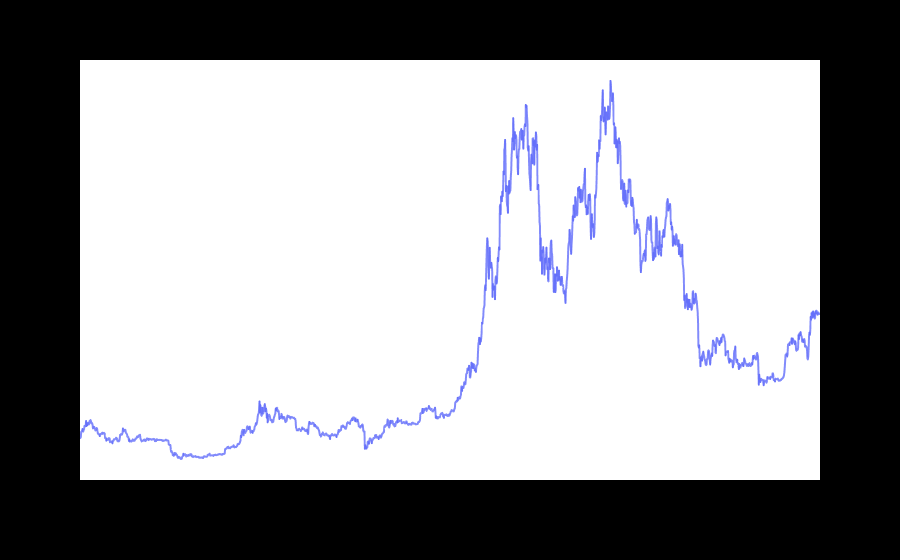

The notebook cell saved with this chart:
### Code cell
fig = px.line(closedf, x=closedf.Date, y=closedf.Close,labels={'date':'Date','close':'Close Stock'})
fig.update_layout({
    'plot_bgcolor': 'black',
    'paper_bgcolor': 'black'
})
fig.update_traces(marker_line_width=2, opacity=0.8, marker_line_color='orange')
fig.update_layout(title_text='Whole period of timeframe of Bitcoin close price for last 5 years', plot_bgcolor='white', 
                  font_size=15, font_color='black')
fig.update_xaxes(showgrid=False)
fig.update_yaxes(showgrid=False)
fig.show()

### Figure 1 — Plotly figure (JSON) as saved in the notebook; plotly's stock layout.template omitted (floating-point values rounded to 4 significant figures; data arrays with more than 128 entries replaced by an {"elided": "..."} marker saying what was removed)
{"data": [{"hovertemplate": "Date=%{x}<br>Close=%{y}<extra></extra>", "legendgroup": "", "line": {"color": "#636efa", "dash": "solid"}, "marker": {"line": {"color": "orange", "width": 2}, "symbol": "circle"}, "mode": "lines", "name": "", "opacity": 0.8, "showlegend": false, "type": "scattergl", "x": {"elided": "1827 str values"}, "xaxis": "x", "y": {"elided": "1827 float values"}, "yaxis": "y"}], "layout": {"font": {"color": "black", "size": 15}, "legend": {"tracegroupgap": 0}, "margin": {"t": 60}, "paper_bgcolor": "black", "plot_bgcolor": "white", "title": {"text": "Whole period of timeframe of Bitcoin close price for last 5 years"}, "xaxis": {"anchor": "y", "domain": [0, 1], "showgrid": false, "title": {"text": "Date"}}, "yaxis": {"anchor": "x", "domain": [0, 1], "showgrid": false, "title": {"text": "Close"}}}}
